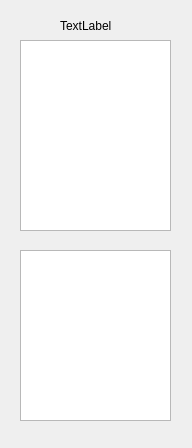
<?xml version="1.0" encoding="UTF-8"?>
<ui version="4.0">
 <class>Chatwindow</class>
 <widget class="QDialog" name="Chatwindow">
  <property name="geometry">
   <rect>
    <x>0</x>
    <y>0</y>
    <width>192</width>
    <height>448</height>
   </rect>
  </property>
  <property name="windowTitle">
   <string>Dialog</string>
  </property>
  <widget class="QListWidget" name="listWidget_2">
   <property name="geometry">
    <rect>
     <x>20</x>
     <y>40</y>
     <width>151</width>
     <height>191</height>
    </rect>
   </property>
  </widget>
  <widget class="QListWidget" name="listWidget_3">
   <property name="geometry">
    <rect>
     <x>20</x>
     <y>250</y>
     <width>151</width>
     <height>171</height>
    </rect>
   </property>
  </widget>
  <widget class="QLabel" name="label">
   <property name="geometry">
    <rect>
     <x>60</x>
     <y>20</y>
     <width>54</width>
     <height>12</height>
    </rect>
   </property>
   <property name="text">
    <string>TextLabel</string>
   </property>
  </widget>
 </widget>
 <resources/>
 <connections/>
</ui>
